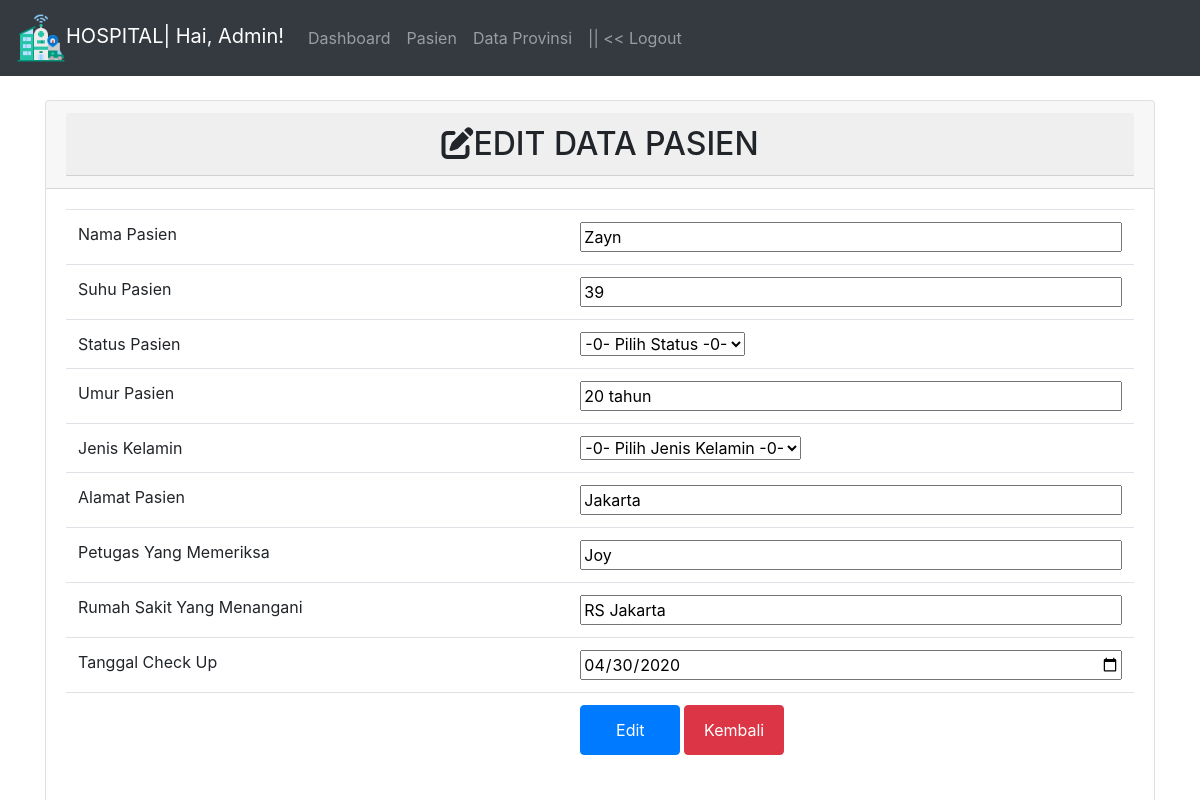
/edit.php?id_pasien=10, run on the app's committed database.
### tables this page shows
CREATE TABLE `pasien` (
  `id_pasien` int(30) NOT NULL,
  `nama` varchar(255) NOT NULL,
  `umur` varchar(30) NOT NULL,
  `jenis` varchar(255) NOT NULL,
  `alamat` varchar(255) NOT NULL,
  `suhu` int(30) NOT NULL,
  `petugas` varchar(255) NOT NULL,
  `rs` varchar(255) NOT NULL,
  `tgl` date NOT NULL,
  `status` varchar(255) NOT NULL
);

### edit.php (the view, shortened to what this page needs)
<?php
include '../koneksi.php';
include '../aset/header.php';
$id_pasien = $_GET["id_pasien"];
$query = mysqli_query($kon,"SELECT * FROM pasien WHERE id_pasien = '$id_pasien'");
$pasien = mysqli_fetch_assoc($query);
 ?>
 <div class="container">
 	<div class="row mt-4">
 		<div class="col-md">
 <center>
 <div class="card" style="width: 100%;">
 <div class="card-header" style="width: 100%;">
 	<h2 class="card-header"><i class="fas fas fa-edit"></i>EDIT DATA PASIEN</h2>
 </div>
 <div class="card-body">
<form action="proses-edit.php" method="post">
<table class="table">
 <tr>
 	<td>Nama Pasien</td>
    <td><input style="width:100%" type="text" name="nama" value="<?= $pasien['nama'];?>" required></td>
</tr>
<tr>
  <td>Suhu Pasien</td>
   <td><input style="width:100%" type="number" name="suhu" value="<?= $pasien['suhu'];?>" required></td>
   </tr>
<tr>
        <td>Status Pasien</td>
        <td>
          <select name="status">
            <option>-0- Pilih Status -0-</option>
        </select>
        </td>
      </tr>
<tr>
 	<td>Umur Pasien</td>
    <td><input style="width:100%" type="text" name="umur" value="<?= $pasien['umur'];?>" required></td>
</tr>
<tr>
				<td>Jenis Kelamin</td>
				<td>
					<select name="jenis">
						<option>-0- Pilih Jenis Kelamin -0-</option>
				</select>
				</td>
			</tr>
<tr>
 	<td>Alamat Pasien</td>
   <td><input style="width:100%" type="text" name="alamat" value="<?= $pasien['alamat'];?>" required></td>
</tr>
   <tr>
 	<td>Petugas Yang Memeriksa</td>
   <td><input style="width:100%" type="text" name="petugas" value="<?= $pasien['petugas'];?>" required></td>
   </tr>
   <tr>
 	<td>Rumah Sakit Yang Menangani</td>
   <td><input style="width:100%" type="text" name="rs" value="<?= $pasien['rs'];?>" required></td>
   </tr>
   <tr>
 	<td>Tanggal Check Up</td>
   <td><input style="width:100%" type="date" name="tgl" value="<?= $pasien['tgl'];?>" required></td>
   </tr>
        <tr>
 	         <th></th>
             <th><button style="width:100px; height: 50px" type="submit" class="btn btn-primary" name="simpan">Edit</button>
             <button style="width:100px; height: 50px" type="submit" class="btn btn-danger" name="kembali">Kembali</button></th>
       </tr>
</table>
</form>
</div>
</div>
</div>
</div>
</div>
 <?php
include '../aset/footer.php';
  ?>

### data on the page
pasien: nama "Zayn", suhu "39", umur "20 tahun", alamat "Jakarta", petugas "Joy", rs "RS Jakarta", tgl "04/30/2020"
